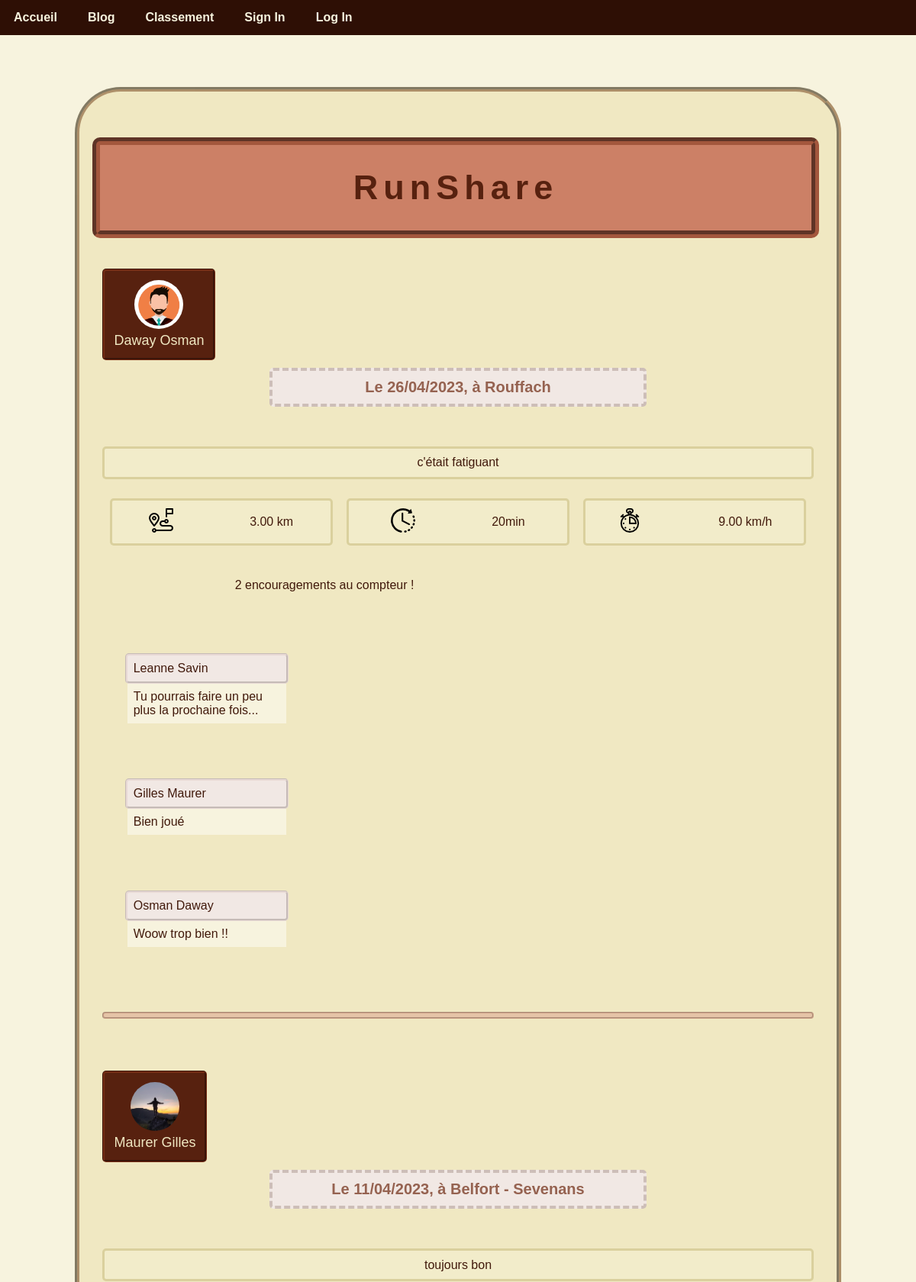
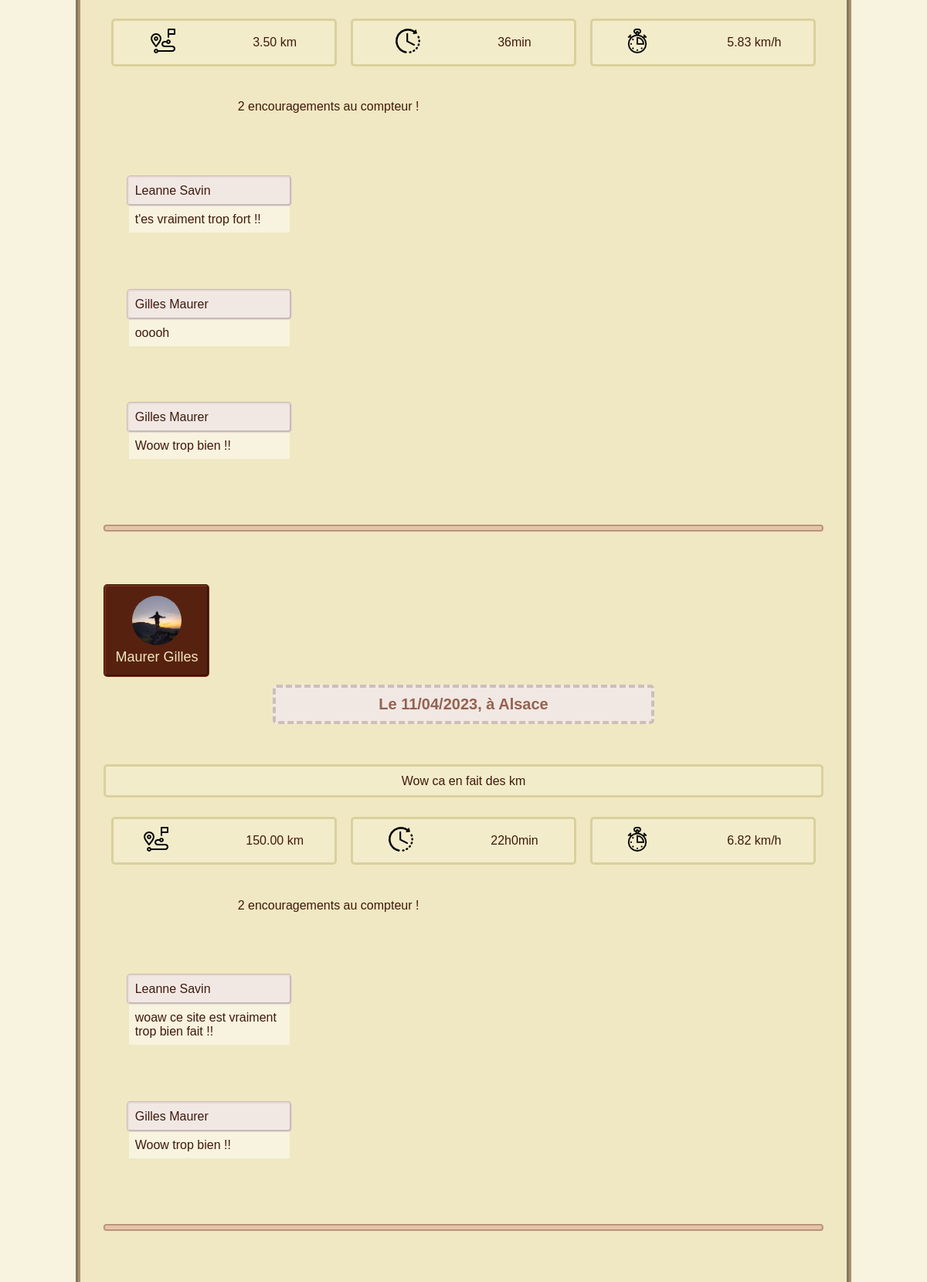
The page / (upper part) on the database its author committed (2 pictures, top to bottom).
### tables this page shows
CREATE TABLE IF NOT EXISTS `post` (
`ID_post` int(11) NOT NULL,
  `ID_utilisateur` int(11) NOT NULL,
  `date` date NOT NULL,
  `distance` int(11) NOT NULL,
  `temps` time NOT NULL,
  `lieu` varchar(50) NOT NULL,
  `description` varchar(255) DEFAULT NULL
);

CREATE TABLE IF NOT EXISTS `utilisateur` (
`ID_utilisateur` int(11) NOT NULL,
  `nom` varchar(50) NOT NULL,
  `prenom` varchar(50) NOT NULL,
  `email` varchar(50) NOT NULL,
  `mot_de_passe` varchar(50) NOT NULL,
  `date_naissance` date NOT NULL,
  `date_inscription` date NOT NULL,
  `avatar` varchar(255) DEFAULT NULL
);

CREATE TABLE IF NOT EXISTS `commentaire` (
  `ID_post` int(11) NOT NULL,
  `ID_utilisateur` int(11) NOT NULL,
  `date` datetime NOT NULL,
  `texte` varchar(255) NOT NULL
);

### SousPages/SqlFunctions/sqlfunction_accueil.php (called while the page is built, shortened)
<?php
function select_accueil_logout($connexion, $limit) {
    $sql = "SELECT
                utilisateur.id_utilisateur as id_utilisateur,
                utilisateur.nom as nom,
                utilisateur.prenom as prenom,
                utilisateur.avatar as avatar,
                post.id_post as id_post,
                post.date as date,
                ROUND(post.distance / 1000, 2) as distance,
                post.temps as temps,
                HOUR(post.temps) as temps_heures,
                MINUTE(post.temps) as temps_minutes,
                SECOND(post.temps) as temps_secondes,
                ROUND((post.distance / 1000) /((HOUR(post.temps) * 3600 + MINUTE(post.temps) * 60 + SECOND(post.temps)) / 3600), 2) as vitesse,
                post.description as description,
                post.lieu as lieu,
                post.id_post as ID_post
            FROM
                post INNER JOIN utilisateur
                    on post.ID_utilisateur = utilisateur.ID_utilisateur
            ORDER BY
                post.date DESC
            LIMIT ".$limit.";
            ";
    $result = $connexion->query($sql);
    return $result;
}
function count_like($connexion, $id_post) {
    $sql = "SELECT COUNT(*) as nb_like FROM liker WHERE id_post = '".$id_post."'";
    $result = $connexion->query($sql);
    return $result;
}
function find_comments($connexion, $id_post) {
    $sql = "SELECT
                commentaire.id_post as id_post,
                commentaire.id_utilisateur as id_utilisateur,
                commentaire.date as date,
                commentaire.texte as texte,
                utilisateur.nom as nom,
                utilisateur.prenom as prenom
            FROM
                commentaire INNER JOIN utilisateur
                    ON commentaire.id_utilisateur = utilisateur.id_utilisateur
            WHERE
                id_post = '".$id_post."'
            ORDER BY date DESC";
    $result = $connexion->query($sql);
    return $result;
}
?>

### SousPages/calcul_image_size.php (called while the page is built)
<?php
if ($width > $height) {
    $height = $height * $max / $width;
    $width = $max;
} else {
    $width = $width * $max / $height;
    $height = $max;
}
?>

### SousPages/bouton_profil.php (the view)
<?php
$max = 64;
list($width, $height, $type, $attr) = getimagesize($row["avatar"]);
include("calcul_image_size.php");
echo "
    <form action='blog.php'>
        <input type='hidden' name='blog' value='".$row['id_utilisateur']."'>
        <button type='submit'>
            <div style='align-items:center'>
                <img src='".$row["avatar"]."' height='".$height."' width='".$width."' class='avatar'>
                <br>
                ".$row['nom']." ".$row['prenom']."
            </div>
        </button>
    </form>
";
?>

### index.php (shortened to what this page needs)
<!DOCTYPE html>
<html lang="fr">
<head>
<?php include("SousPages/header.php");?>
</head>
<body>
<?php include("SousPages/navbar.php");?>
<div id="MainContainer">
    <h1>RunShare</h1>
    <?php
        $connexion = connect_db();
        require('SousPages/sqlfunctions.php');
        $nb_total_post = count_post($connexion);
        if (isset($_POST["nb_post"])) {
            $nb_post = $_POST["nb_post"];
            if ($nb_post > $nb_total_post) {
                $nb_post = $nb_total_post;
                $nb_max_post = $nb_total_post;
            }
        } else {
            $nb_post = 10;
        }
        if (isset($_COOKIE["id_utilisateur"])) {
            $result = select_accueil_login($connexion, $_COOKIE["id_utilisateur"], $nb_post);
        } else {
            $result = select_accueil_logout($connexion, $nb_post);
        }
        while ($row = $result->fetch()) {
            $count_like = count_like($connexion, $row['id_post']);
            $count_like = $count_like->fetch();
            echo "<div>";
                    include("SousPages/bouton_profil.php");
                    include("SousPages/contenu_blog.php");
                    include("SousPages/like_comment.php");
            echo "</div>
                <br> <hr>
                <br>";
        }
    ?>
</div>
</body>
</html>

### SousPages/contenu_blog.php (shortened to what this page needs)
<?php
$date = date_create($row['date']);
$date = date_format($date, 'd/m/Y');
echo "
<p class='location'>Le ".$date.", à ".$row['lieu']."</p><br><br>";
if(!($row['description']=="")){
    echo "<p class='box'>".$row['description']."</p>";
}
echo "
<div class='row'>
    <div class='column-third-no-bg'>
        <div class='box'>
            <div class='boximage'>
                <img src='./Icones/distance.png'>
            </div>
            <div class='boxtext'>
                <p>".$row['distance']." km</p>
            </div>
        </div>
    </div>
    <div class='column-third-no-bg'>
        <div class='box'>
            <div class='boximage'>
                <img src='./Icones/duree.png'>
            </div>
            <div class='boxtext'>";
                if ($row['temps_heures'] == 0) {
                    echo "<p>".$row['temps_minutes']."min</p>";
                } else {
                    echo "<p>".$row['temps_heures']."h".$row['temps_minutes']."min</p>";
                }
        echo "</div>
        </div>
    </div>
    <div class='column-third-no-bg'>
        <div class='box'>
            <div class='boximage'>
                <img src='./Icones/vitesse.png'>
            </div>
            <div class='boxtext'>
                <p>".$row['vitesse']." km/h</p>
            </div>
        </div>
    </div>
</div>
<div class='row'>
    <div class='column-third-no-bg'>
        <div class='box-invisible'>
            <div class='boxtext'>
                <p>".$count_like['nb_like']." encouragements au compteur !</p>
            </div>
            <div class='boximage'>";
?>

### SousPages/like_comment.php (shortened to what this page needs)
<?php
echo "
                    </div>
                </div>";
echo "
            </div>
            <div class='boxtext'></div>
        </div>";
$comments = find_comments($connexion, $row['id_post']);
while ($comment = $comments->fetch()) {
    echo "
        <br><br>
        <div class='box-invisible'>
            <div class='boxtext'>
                <p class='commentuser'>".$comment['prenom']." ".$comment['nom']."</p>
                <p class='commenttext'>".$comment['texte']."</p>";
    echo "
            </div>
            <div class='boximage'></div>
            <div class='boximage'></div>
        </div><br>";
}
?>

### Styles/style.css (style rules this page uses)
:root { --font: verdana, sans-serif; --white: hsl(50, 60%, 92%); --red-white: hsl(15, 30%, 92%); --light-yellow: hsl(50, 60%, 85%) }
body { margin-top: 0; margin-bottom:0; padding: 10px 10px; background-color: var(--white); }
#MainContainer { margin: 50px auto auto auto; padding: 30px; width: 80%; background-color: var(--light-yellow); border-width: 6px 6px; border-style: groove; border-color: hsla(25, 70%, 25%, 50%); border-radius: 60px; }
h1, h2 { font-family: var(--font); color:hsl(15, 70%, 20%); text-align: center; letter-spacing: 1px; }
h1 { font-size: 45px; font-family: century gothic, sans-serif; letter-spacing: 7px; margin: 30px auto 30px -13px; padding: 30px 0px 30px 0px; width: 100%; background-color: hsl(15, 50%, 60%); border-radius: 10px; border-style: groove; border-width: 10px; border-color: hsla(15, 50%, 40%, 80%); }
hr { height: 5px; margin-top: 40px; margin-bottom: 40px; color: hsl(15, 50%, 50%); background-color: hsla(15, 50%, 70%, 50%); border-width: 2px; border-color: hsla(15, 30%, 50%, 40%); border-radius: 4px; border-style: groove; }
p { font-family: var(--font); color: hsl(15, 70%, 15%); }
.location { font-weight: bold; font-size: 20px; text-align: center; color: hsl(15, 30%, 45%); margin: auto; padding: 10px; width: 50%; border-radius: 5px; border-style: dashed; border-width: 4px; border-color: hsla(15, 70%, 15%, 20%); background-color: var(--red-white); ; }
.commentuser { margin: auto; padding: 8px; width: 12em; background-color: var(--red-white); border-width: 3px; border-color: hsla(15, 30%, 80%, 40%); border-style: groove; border-radius: 5px; }
.commenttext { margin: auto; padding: 8px; width: 12em; background-color: var(--white); }
.box { display: flex; align-items: center; justify-content: center; padding: 1%; background-color: hsla(50, 60%, 92%, 30%); border-radius: 5px; border-style: solid; border-color: hsla(50, 40%, 60%, 50%); border-width: 3px; }
.box-invisible { display: flex; align-items: center; justify-content: center; padding: 1%; }
.boximage { flex-basis: 40%; }
.boxtext { padding-left: 20px; font-size: 16px; }
img { max-width: 100%; }
.row { display: flex; }
.column-third-no-bg { flex: 28%; padding: 1%; }
button { font-family: var(--font); font-size: 18px; margin: 10px auto 10px auto; padding: 12px; background-color: hsl(15, 70%, 20%); color: var(--light-yellow); display: inline-block; border-radius: 5px; border-color: hsla(15, 70%, 30%, 70%); border-style: groove; border-width: 3px; align-items: center; }
.avatar { border-radius: 50%; }

### rows shown on the page
post: ID_utilisateur.avatar (placeholder picture), ID_utilisateur.nom "Daway", ID_utilisateur.prenom "Osman", date "26/04/2023", lieu "Rouffach", description "c'était fatiguant", distance "3.00", temps_minutes "20", vitesse "9.00", nb_like "2"
commentaire: ID_utilisateur.prenom "Leanne", ID_utilisateur.nom "Savin", texte "Tu pourrais faire un peu plus la prochaine fois..."
commentaire: ID_utilisateur.prenom "Gilles", ID_utilisateur.nom "Maurer", texte "Bien joué"
commentaire: ID_utilisateur.prenom "Osman", ID_utilisateur.nom "Daway", texte "Woow trop bien !!"
post: ID_utilisateur.avatar (picture), ID_utilisateur.nom "Maurer", ID_utilisateur.prenom "Gilles", date "11/04/2023", lieu "Belfort - Sevenans", description "toujours bon", distance "3.50", temps_minutes "36", vitesse "5.83", nb_like "2"
commentaire: ID_utilisateur.prenom "Leanne", ID_utilisateur.nom "Savin", texte "t'es vraiment trop fort !!"
commentaire: ID_utilisateur.prenom "Gilles", ID_utilisateur.nom "Maurer", texte "ooooh"
commentaire: ID_utilisateur.prenom "Gilles", ID_utilisateur.nom "Maurer", texte "Woow trop bien !!"
post: ID_utilisateur.avatar (picture), ID_utilisateur.nom "Maurer", ID_utilisateur.prenom "Gilles", date "11/04/2023", lieu "Alsace", description "Wow ca en fait des km", distance "150.00", temps_heures "22", temps_minutes "0", vitesse "6.82", nb_like "2"
commentaire: ID_utilisateur.prenom "Leanne", ID_utilisateur.nom "Savin", texte "woaw ce site est vraiment trop bien fait !!"
commentaire: ID_utilisateur.prenom "Gilles", ID_utilisateur.nom "Maurer", texte "Woow trop bien !!"
